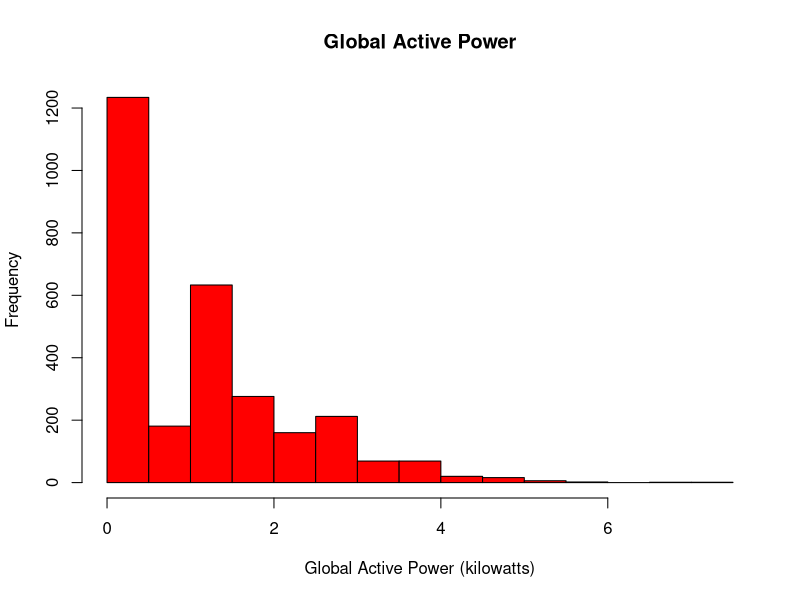

Recreate this plot in R.
out <- read.csv("data/data.csv",sep=";", header=TRUE,stringsAsFactors=FALSE,dec=",",na.strings = c("?"), colClasses=c("character","character",rep("numeric",7)))
df <- out[out$Date %in% c("1/2/2007","2/2/2007") ,]
png("figure/plot1.png", width=480, height=480)
hist(df$Global_active_power, col="red", main="Global Active Power", xlab="Global Active Power (kilowatts)")
dev.off()